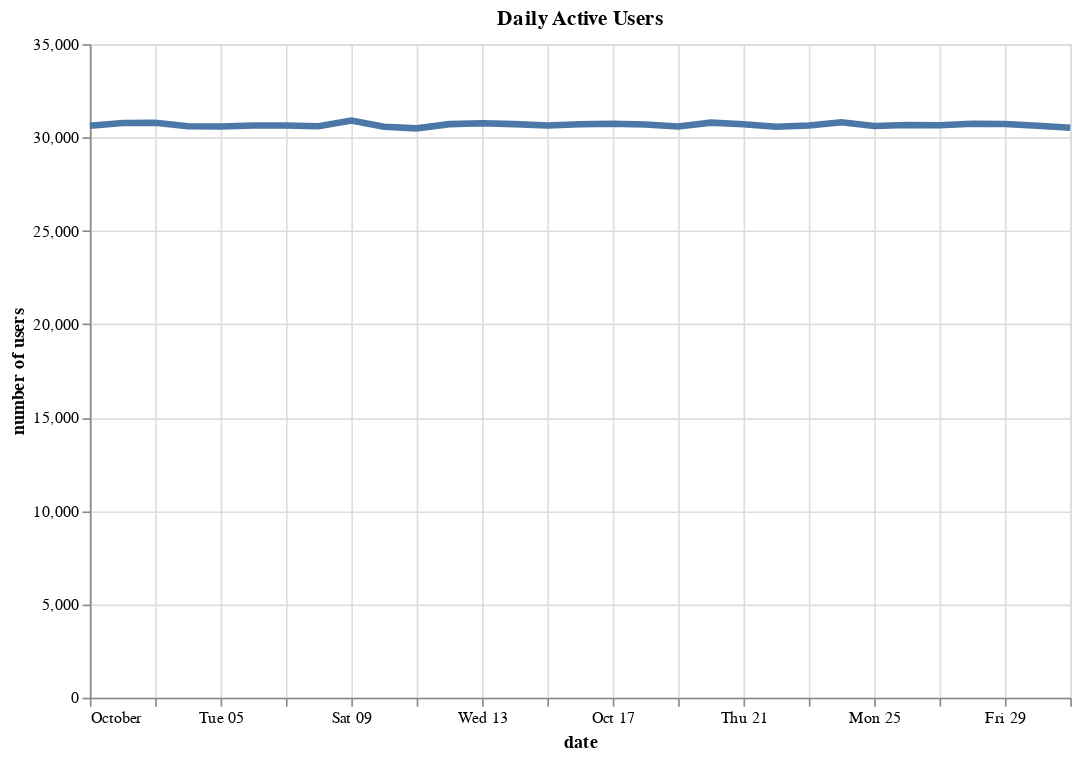

Notebook source saved alongside this figure:
### Code cell
alt.Chart(activity).mark_line(size=4).encode(
    alt.X('dt:T', axis=alt.Axis(title = 'date')),
    alt.Y('userid:Q', axis=alt.Axis(title = 'number of users'))
).properties(
    width=600,
    height=400, 
    title='Daily Active Users'
)

### Figure 1 — Vega-Lite specification as saved in the notebook (floating-point values rounded to 4 significant figures)
{"config": {"view": {"continuousWidth": 300, "continuousHeight": 300}}, "data": {"name": "data-72fa7eaea915d722c2b264439d74a8e3"}, "mark": {"type": "line", "size": 4}, "encoding": {"x": {"axis": {"title": "date"}, "field": "dt", "type": "temporal"}, "y": {"axis": {"title": "number of users"}, "field": "userid", "type": "quantitative"}}, "height": 400, "title": "Daily Active Users", "width": 600, "$schema": "https://vega.github.io/schema/vega-lite/v5.16.3.json", "datasets": {"data-72fa7eaea915d722c2b264439d74a8e3": [{"dt": "2021-10-01", "userid": 30634, "activity_level": 30634}, {"dt": "2021-10-02", "userid": 30775, "activity_level": 30775}, {"dt": "2021-10-03", "userid": 30785, "activity_level": 30785}, {"dt": "2021-10-04", "userid": 30599, "activity_level": 30599}, {"dt": "2021-10-05", "userid": 30588, "activity_level": 30588}, {"dt": "2021-10-06", "userid": 30639, "activity_level": 30639}, {"dt": "2021-10-07", "userid": 30637, "activity_level": 30637}, {"dt": "2021-10-08", "userid": 30600, "activity_level": 30600}, {"dt": "2021-10-09", "userid": 30902, "activity_level": 30902}, {"dt": "2021-10-10", "userid": 30581, "activity_level": 30581}, {"dt": "2021-10-11", "userid": 30489, "activity_level": 30489}, {"dt": "2021-10-12", "userid": 30715, "activity_level": 30715}, {"dt": "2021-10-13", "userid": 30761, "activity_level": 30761}, {"dt": "2021-10-14", "userid": 30716, "activity_level": 30716}, {"dt": "2021-10-15", "userid": 30637, "activity_level": 30637}, {"dt": "2021-10-16", "userid": 30708, "activity_level": 30708}, {"dt": "2021-10-17", "userid": 30741, "activity_level": 30741}, {"dt": "2021-10-18", "userid": 30694, "activity_level": 30694}, {"dt": "2021-10-19", "userid": 30587, "activity_level": 30587}, {"dt": "2021-10-20", "userid": 30795, "activity_level": 30795}, {"dt": "2021-10-21", "userid": 30705, "activity_level": 30705}, {"dt": "2021-10-22", "userid": 30573, "activity_level": 30573}, {"dt": "2021-10-23", "userid": 30645, "activity_level": 30645}, {"dt": "2021-10-24", "userid": 30815, "activity_level": 30815}, {"dt": "2021-10-25", "userid": 30616, "activity_level": 30616}, {"dt": "2021-10-26", "userid": 30673, "activity_level": 30673}, {"dt": "2021-10-27", "userid": 30661, "activity_level": 30661}, {"dt": "2021-10-28", "userid": 30734, "activity_level": 30734}, {"dt": "2021-10-29", "userid": 30723, "activity_level": 30723}, {"dt": "2021-10-30", "userid": 30628, "activity_level": 30628}, {"dt": "2021-10-31", "userid": 30519, "activity_level": 30519}]}}
